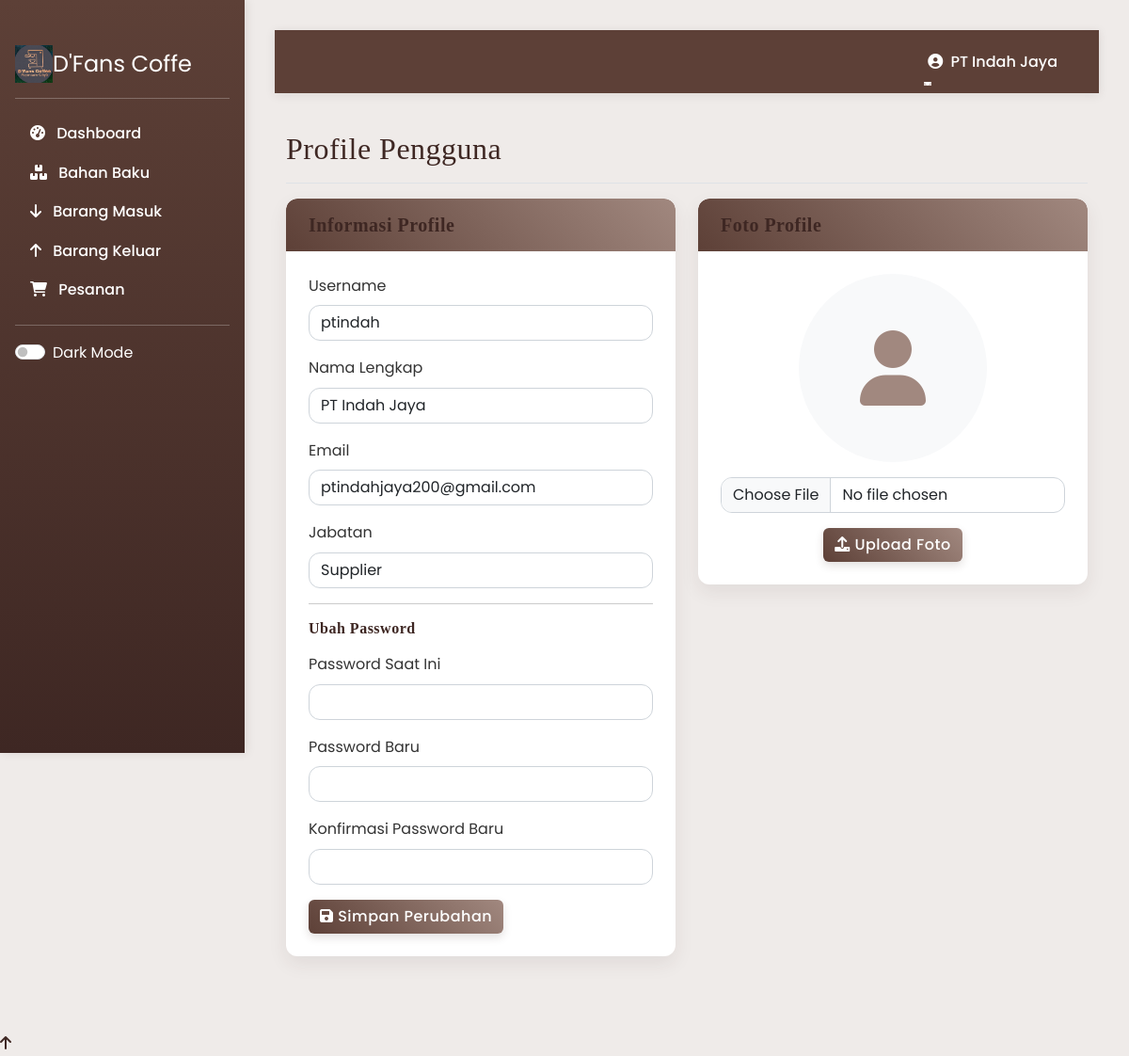
Screenshot of /profile.php (signed in) with the database file from the repository.
### tables this page shows
CREATE TABLE `users` (
  `id` int(11) NOT NULL,
  `username` varchar(50) NOT NULL,
  `password` varchar(255) NOT NULL,
  `nama` varchar(100) NOT NULL,
  `jabatan` enum('Admin','Staff','Manager','Supplier') NOT NULL,
  `supplier_id` int(11) DEFAULT NULL,
  `email` varchar(100) NOT NULL,
  `foto` varchar(255) DEFAULT NULL,
  `created_at` timestamp NOT NULL DEFAULT current_timestamp()
);

### profile.php (the view, shortened to what this page needs)
<?php
require_once 'header.php';
$sql = "SELECT * FROM users WHERE id = ?";
$stmt = $conn->prepare($sql);
$stmt->bind_param("i", $_SESSION['user_id']);
$stmt->execute();
$result = $stmt->get_result();
$user = $result->fetch_assoc();
?>
<div class="row">
    <div class="col-md-6">
        <div class="card">
            <div class="card-header">
                <h5 class="mb-0">Informasi Profile</h5>
            </div>
            <div class="card-body">
                <form method="POST" action="">
                    <div class="mb-3">
                        <label class="form-label">Username</label>
                        <input type="text" class="form-control" value="<?php echo $user['username']; ?>" readonly>
                    </div>
                    <div class="mb-3">
                        <label class="form-label">Nama Lengkap</label>
                        <input type="text" class="form-control" name="nama" value="<?php echo $user['nama']; ?>" required>
                    </div>
                    <div class="mb-3">
                        <label class="form-label">Email</label>
                        <input type="email" class="form-control" name="email" value="<?php echo $user['email']; ?>" required>
                    </div>
                    <div class="mb-3">
                        <label class="form-label">Jabatan</label>
                        <input type="text" class="form-control" value="<?php echo $user['jabatan']; ?>" readonly>
                    </div>
                    <hr>
                    <h6>Ubah Password</h6>
                    <div class="mb-3">
                        <label class="form-label">Password Saat Ini</label>
                        <input type="password" class="form-control" name="current_password">
                    </div>
                    <div class="mb-3">
                        <label class="form-label">Password Baru</label>
                        <input type="password" class="form-control" name="new_password">
                    </div>
                    <div class="mb-3">
                        <label class="form-label">Konfirmasi Password Baru</label>
                        <input type="password" class="form-control" name="confirm_password">
                    </div>
                    <button type="submit" name="update" class="btn btn-primary">
                        <i class="fas fa-save"></i> Simpan Perubahan
                    </button>
                </form>
            </div>
        </div>
    </div>
    <div class="col-md-6">
        <div class="card">
            <div class="card-header">
                <h5 class="mb-0">Foto Profile</h5>
            </div>
            <div class="card-body text-center">
                <?php if (!empty($user['foto'])): ?>
                <img src="uploads/<?php echo $user['foto']; ?>" class="img-thumbnail mb-3" style="max-width: 200px;">
                <?php else: ?>
                <div class="bg-light rounded-circle d-flex align-items-center justify-content-center mb-3" style="width: 200px; height: 200px; margin: 0 auto;">
                    <i class="fas fa-user fa-5x text-secondary"></i>
                </div>
                <?php endif; ?>
                <form method="POST" action="upload_foto.php" enctype="multipart/form-data">
                    <div class="mb-3">
                        <input type="file" class="form-control" name="foto" accept="image/*">
                    </div>
                    <button type="submit" class="btn btn-primary">
                        <i class="fas fa-upload"></i> Upload Foto
                    </button>
                </form>
            </div>
        </div>
    </div>
</div>
<?php require_once 'footer.php'; ?>

### style.css (style rules this page uses)
:root { --primary-color: #5D4037; --secondary-color: #A1887F; --accent-color: #D7CCC8; --dark-color: #3E2723; --light-color: #EFEBE9; --danger-color: #962A2A; --warning-color: #B36A00; --success-color: #4B3621; --info-color: #6D4C41; --font-main: 'Poppins', sans-serif; --font-heading: 'Playfair Display', serif; --border-radius: 12px; --card-shadow: 0 8px 20px rgba(62, 39, 35, 0.08); --transition-speed: 0.35s; --bs-primary: #5D4037; --bs-primary-rgb: 93, 64, 55; --bs-secondary: #A1887F; --bs-secondary-rgb: 161, 136, 127; --bs-info: #6D4C41; --bs-info-rgb: 109, 76, 65; --bs-link-color: #5D4037; --bs-link-hover-color: #3E2723; }
body { font-family: var(--font-main); background-color: var(--light-color); color: var(--dark-color); line-height: 1.6; transition: all var(--transition-speed) ease; }
h1, h2, h3, h4, h5, h6 { font-family: var(--font-heading); font-weight: 600; margin-bottom: 1rem; letter-spacing: 0.5px; color: var(--dark-color); }
.card { border-radius: var(--border-radius); box-shadow: var(--card-shadow); transition: all var(--transition-speed) ease; margin-bottom: 24px; border: none; overflow: hidden; background-color: #FFFFFF; }
.card-header { background: linear-gradient(45deg, var(--primary-color), var(--secondary-color)); color: white; border-radius: var(--border-radius) var(--border-radius) 0 0 !important; padding: 1rem 1.5rem; font-family: var(--font-heading); border-bottom: none; }
.card-body { padding: 1.5rem; color: #333333; }
.form-control { border: 1px solid #ced4da; border-radius: var(--border-radius); font-family: var(--font-main); }
.btn-primary { background: linear-gradient(45deg, var(--primary-color), var(--secondary-color)); border: none; border-radius: 6px; box-shadow: 0 4px 10px rgba(62, 39, 35, 0.15); transition: all 0.3s ease; font-weight: 500; text-transform: capitalize; letter-spacing: 0.5px; color: #FFFFFF; }

### rows the page displays
users: username "ptindah", nama "PT Indah Jaya", email "ptindahjaya200@gmail.com", jabatan "Supplier"

### other values shown
$_SESSION['nama'] "PT Indah Jaya"
$page_title "Profile Pengguna"
